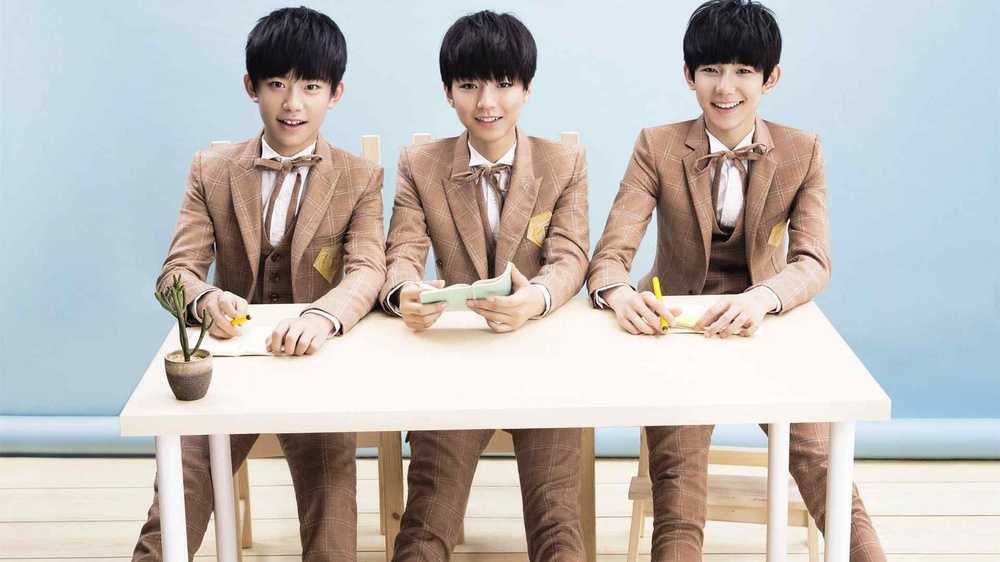
#> input picture tfboy.jpeg, 1000 x 562 px, shrunk from 1920 x 1080 before the run
$ python '06检测多个人脸.py'
#> lines starting #> are read from the running program, lines starting #| are printed output that depends on the picture; after the words box and inside, x2 and y2 are one past the last pixel; in counts of white or black regions, pixels touching at a corner belong together
# 导入cv2模块
import cv2 as cv
# 读取图片
img = cv.imread('tfboy.jpeg')
#> img is the input picture: shape (562, 1000, 3); mean B, G, R 184.1, 187.4, 191.2
# 人脸检测函数
def face_detect_demo():
    # 图片灰度转换
    gray = cv.cvtColor(img, cv.COLOR_BGR2GRAY)
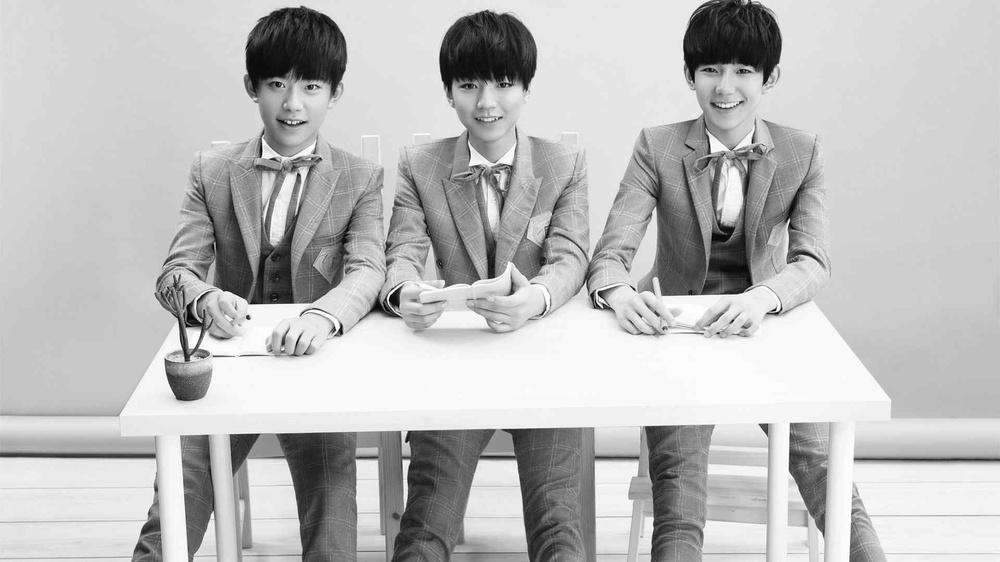
#> gray: shape (562, 1000); min 1, max 255, mean 188.2
    # 调用opencv训练好的分类器模型
    face_detect = cv.CascadeClassifier(
        'Y:/opencv4.7.0/opencv/sources/data/haarcascades/haarcascade_frontalface_alt2.xml')

    # 检测范围
    face = face_detect.detectMultiScale(img, 1.02, 5)
#> face = [[685, 42, 82, 82], [244, 49, 98, 98], [239, 441, 58, 58], [443, 53, 89, 89]]
    # 绘制矩形框
    for x, y, w, h in face:
        cv.rectangle(img, (x, y), (x+w, y+h), color=(255, 0, 0), thickness=1)
#> this loop made 4 passes
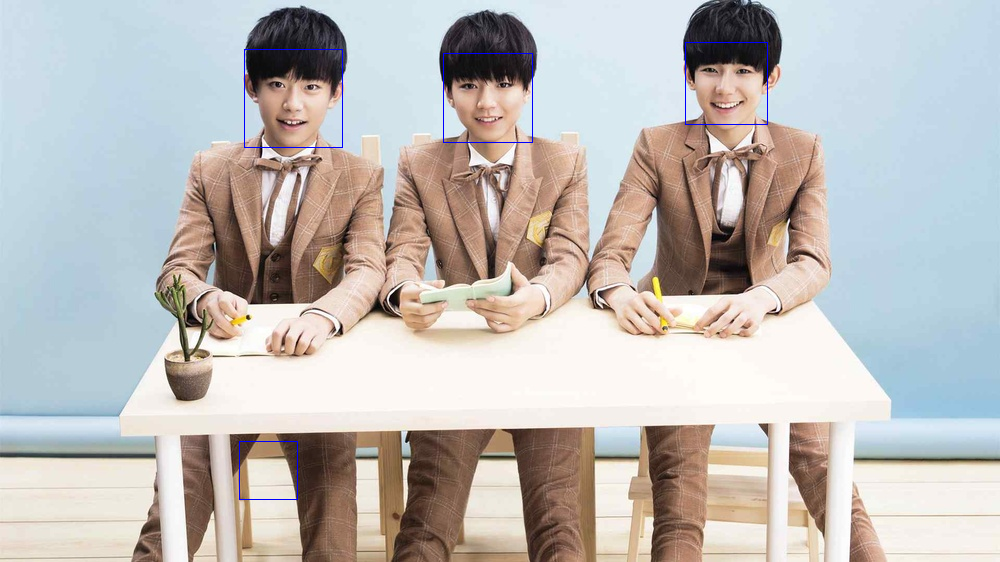
#> img: shape (562, 1000, 3); 0.23% of pixels changed, all inside (x1, y1, x2, y2) = (239, 42, 768, 500)
    # 显示图片
    cv.imshow("show", img)

# 调用人脸检测函数
face_detect_demo()
# 按下按钮退出
while True:
    if ord('y') == cv.waitKey(0):
#> (key Esc is pressed here)
        break
# 释放内存
cv.destroyAllWindows()
